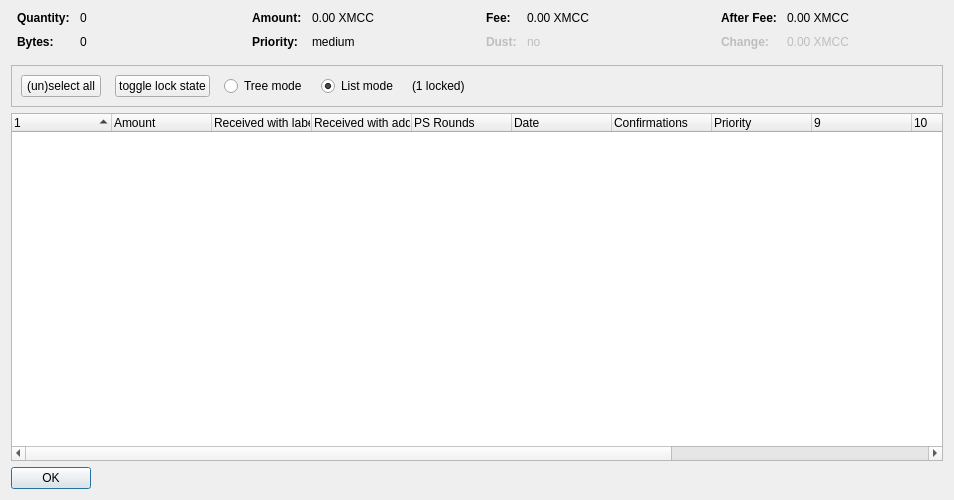
<?xml version="1.0" encoding="UTF-8"?>
<ui version="4.0">
 <class>CoinControlDialog</class>
 <widget class="QDialog" name="CoinControlDialog">
  <property name="geometry">
   <rect>
    <x>0</x>
    <y>0</y>
    <width>954</width>
    <height>500</height>
   </rect>
  </property>
  <property name="windowTitle">
   <string>Coin Selection</string>
  </property>
  <layout class="QVBoxLayout" name="verticalLayout">
   <item>
    <layout class="QHBoxLayout" name="horizontalLayoutTop" stretch="0,0,0,0">
     <property name="topMargin">
      <number>0</number>
     </property>
     <property name="bottomMargin">
      <number>10</number>
     </property>
     <item>
      <layout class="QFormLayout" name="formLayoutCoinControl1">
       <property name="horizontalSpacing">
        <number>10</number>
       </property>
       <property name="verticalSpacing">
        <number>10</number>
       </property>
       <property name="leftMargin">
        <number>6</number>
       </property>
       <property name="rightMargin">
        <number>6</number>
       </property>
       <item row="0" column="0">
        <widget class="QLabel" name="labelCoinControlQuantityText">
         <property name="font">
          <font>
           <weight>75</weight>
           <bold>true</bold>
          </font>
         </property>
         <property name="text">
          <string>Quantity:</string>
         </property>
        </widget>
       </item>
       <item row="0" column="1">
        <widget class="QLabel" name="labelCoinControlQuantity">
         <property name="cursor">
          <cursorShape>IBeamCursor</cursorShape>
         </property>
         <property name="contextMenuPolicy">
          <enum>Qt::ActionsContextMenu</enum>
         </property>
         <property name="text">
          <string notr="true">0</string>
         </property>
         <property name="textInteractionFlags">
          <set>Qt::LinksAccessibleByMouse|Qt::TextSelectableByKeyboard|Qt::TextSelectableByMouse</set>
         </property>
        </widget>
       </item>
       <item row="1" column="0">
        <widget class="QLabel" name="labelCoinControlBytesText">
         <property name="font">
          <font>
           <weight>75</weight>
           <bold>true</bold>
          </font>
         </property>
         <property name="text">
          <string>Bytes:</string>
         </property>
        </widget>
       </item>
       <item row="1" column="1">
        <widget class="QLabel" name="labelCoinControlBytes">
         <property name="cursor">
          <cursorShape>IBeamCursor</cursorShape>
         </property>
         <property name="contextMenuPolicy">
          <enum>Qt::ActionsContextMenu</enum>
         </property>
         <property name="text">
          <string notr="true">0</string>
         </property>
         <property name="textInteractionFlags">
          <set>Qt::LinksAccessibleByMouse|Qt::TextSelectableByKeyboard|Qt::TextSelectableByMouse</set>
         </property>
        </widget>
       </item>
      </layout>
     </item>
     <item>
      <layout class="QFormLayout" name="formLayoutCoinControl2">
       <property name="horizontalSpacing">
        <number>10</number>
       </property>
       <property name="verticalSpacing">
        <number>10</number>
       </property>
       <property name="leftMargin">
        <number>6</number>
       </property>
       <property name="rightMargin">
        <number>6</number>
       </property>
       <item row="0" column="0">
        <widget class="QLabel" name="labelCoinControlAmountText">
         <property name="font">
          <font>
           <weight>75</weight>
           <bold>true</bold>
          </font>
         </property>
         <property name="text">
          <string>Amount:</string>
         </property>
        </widget>
       </item>
       <item row="0" column="1">
        <widget class="QLabel" name="labelCoinControlAmount">
         <property name="cursor">
          <cursorShape>IBeamCursor</cursorShape>
         </property>
         <property name="contextMenuPolicy">
          <enum>Qt::ActionsContextMenu</enum>
         </property>
         <property name="text">
          <string notr="true">0.00 XMCC</string>
         </property>
         <property name="textInteractionFlags">
          <set>Qt::LinksAccessibleByMouse|Qt::TextSelectableByKeyboard|Qt::TextSelectableByMouse</set>
         </property>
        </widget>
       </item>
       <item row="1" column="0">
        <widget class="QLabel" name="labelCoinControlPriorityText">
         <property name="font">
          <font>
           <weight>75</weight>
           <bold>true</bold>
          </font>
         </property>
         <property name="text">
          <string>Priority:</string>
         </property>
        </widget>
       </item>
       <item row="1" column="1">
        <widget class="QLabel" name="labelCoinControlPriority">
         <property name="cursor">
          <cursorShape>IBeamCursor</cursorShape>
         </property>
         <property name="contextMenuPolicy">
          <enum>Qt::ActionsContextMenu</enum>
         </property>
         <property name="text">
          <string>medium</string>
         </property>
         <property name="textInteractionFlags">
          <set>Qt::LinksAccessibleByMouse|Qt::TextSelectableByKeyboard|Qt::TextSelectableByMouse</set>
         </property>
        </widget>
       </item>
      </layout>
     </item>
     <item>
      <layout class="QFormLayout" name="formLayoutCoinControl3">
       <property name="horizontalSpacing">
        <number>10</number>
       </property>
       <property name="verticalSpacing">
        <number>10</number>
       </property>
       <property name="leftMargin">
        <number>6</number>
       </property>
       <property name="rightMargin">
        <number>6</number>
       </property>
       <item row="0" column="0">
        <widget class="QLabel" name="labelCoinControlFeeText">
         <property name="font">
          <font>
           <weight>75</weight>
           <bold>true</bold>
          </font>
         </property>
         <property name="text">
          <string>Fee:</string>
         </property>
        </widget>
       </item>
       <item row="0" column="1">
        <widget class="QLabel" name="labelCoinControlFee">
         <property name="cursor">
          <cursorShape>IBeamCursor</cursorShape>
         </property>
         <property name="contextMenuPolicy">
          <enum>Qt::ActionsContextMenu</enum>
         </property>
         <property name="text">
          <string notr="true">0.00 XMCC</string>
         </property>
         <property name="textInteractionFlags">
          <set>Qt::LinksAccessibleByMouse|Qt::TextSelectableByKeyboard|Qt::TextSelectableByMouse</set>
         </property>
        </widget>
       </item>
       <item row="1" column="0">
        <widget class="QLabel" name="labelCoinControlLowOutputText">
         <property name="enabled">
          <bool>false</bool>
         </property>
         <property name="font">
          <font>
           <weight>75</weight>
           <bold>true</bold>
          </font>
         </property>
         <property name="text">
          <string>Dust:</string>
         </property>
        </widget>
       </item>
       <item row="1" column="1">
        <widget class="QLabel" name="labelCoinControlLowOutput">
         <property name="enabled">
          <bool>false</bool>
         </property>
         <property name="cursor">
          <cursorShape>IBeamCursor</cursorShape>
         </property>
         <property name="contextMenuPolicy">
          <enum>Qt::ActionsContextMenu</enum>
         </property>
         <property name="text">
          <string>no</string>
         </property>
         <property name="textInteractionFlags">
          <set>Qt::LinksAccessibleByMouse|Qt::TextSelectableByKeyboard|Qt::TextSelectableByMouse</set>
         </property>
        </widget>
       </item>
      </layout>
     </item>
     <item>
      <layout class="QFormLayout" name="formLayoutCoinControl4">
       <property name="horizontalSpacing">
        <number>10</number>
       </property>
       <property name="verticalSpacing">
        <number>10</number>
       </property>
       <property name="leftMargin">
        <number>6</number>
       </property>
       <property name="rightMargin">
        <number>6</number>
       </property>
       <item row="0" column="0">
        <widget class="QLabel" name="labelCoinControlAfterFeeText">
         <property name="font">
          <font>
           <weight>75</weight>
           <bold>true</bold>
          </font>
         </property>
         <property name="text">
          <string>After Fee:</string>
         </property>
        </widget>
       </item>
       <item row="0" column="1">
        <widget class="QLabel" name="labelCoinControlAfterFee">
         <property name="cursor">
          <cursorShape>IBeamCursor</cursorShape>
         </property>
         <property name="contextMenuPolicy">
          <enum>Qt::ActionsContextMenu</enum>
         </property>
         <property name="text">
          <string notr="true">0.00 XMCC</string>
         </property>
         <property name="textInteractionFlags">
          <set>Qt::LinksAccessibleByMouse|Qt::TextSelectableByKeyboard|Qt::TextSelectableByMouse</set>
         </property>
        </widget>
       </item>
       <item row="1" column="0">
        <widget class="QLabel" name="labelCoinControlChangeText">
         <property name="enabled">
          <bool>false</bool>
         </property>
         <property name="font">
          <font>
           <weight>75</weight>
           <bold>true</bold>
          </font>
         </property>
         <property name="text">
          <string>Change:</string>
         </property>
        </widget>
       </item>
       <item row="1" column="1">
        <widget class="QLabel" name="labelCoinControlChange">
         <property name="enabled">
          <bool>false</bool>
         </property>
         <property name="cursor">
          <cursorShape>IBeamCursor</cursorShape>
         </property>
         <property name="contextMenuPolicy">
          <enum>Qt::ActionsContextMenu</enum>
         </property>
         <property name="text">
          <string notr="true">0.00 XMCC</string>
         </property>
         <property name="textInteractionFlags">
          <set>Qt::LinksAccessibleByMouse|Qt::TextSelectableByKeyboard|Qt::TextSelectableByMouse</set>
         </property>
        </widget>
       </item>
      </layout>
     </item>
    </layout>
   </item>
   <item>
    <widget class="QFrame" name="frame">
     <property name="minimumSize">
      <size>
       <width>0</width>
       <height>40</height>
      </size>
     </property>
     <property name="frameShape">
      <enum>QFrame::StyledPanel</enum>
     </property>
     <property name="frameShadow">
      <enum>QFrame::Sunken</enum>
     </property>
     <layout class="QHBoxLayout" name="horizontalLayout">
      <item>
       <layout class="QHBoxLayout" name="horizontalLayoutPanel" stretch="0,0,0,0,0,0">
        <property name="spacing">
         <number>14</number>
        </property>
        <item>
         <widget class="QPushButton" name="pushButtonSelectAll">
          <property name="sizePolicy">
           <sizepolicy hsizetype="Maximum" vsizetype="Fixed">
            <horstretch>0</horstretch>
            <verstretch>0</verstretch>
           </sizepolicy>
          </property>
          <property name="text">
           <string>(un)select all</string>
          </property>
          <property name="autoDefault">
           <bool>false</bool>
          </property>
         </widget>
        </item>
        <item>
         <widget class="QPushButton" name="pushButtonToggleLock">
          <property name="sizePolicy">
           <sizepolicy hsizetype="Maximum" vsizetype="Fixed">
            <horstretch>0</horstretch>
            <verstretch>0</verstretch>
           </sizepolicy>
          </property>
          <property name="text">
           <string>toggle lock state</string>
          </property>
          <property name="autoDefault">
           <bool>false</bool>
          </property>
         </widget>
        </item>
        <item>
         <widget class="QRadioButton" name="radioTreeMode">
          <property name="sizePolicy">
           <sizepolicy hsizetype="Maximum" vsizetype="Fixed">
            <horstretch>0</horstretch>
            <verstretch>0</verstretch>
           </sizepolicy>
          </property>
          <property name="text">
           <string>Tree mode</string>
          </property>
         </widget>
        </item>
        <item>
         <widget class="QRadioButton" name="radioListMode">
          <property name="sizePolicy">
           <sizepolicy hsizetype="Maximum" vsizetype="Fixed">
            <horstretch>0</horstretch>
            <verstretch>0</verstretch>
           </sizepolicy>
          </property>
          <property name="text">
           <string>List mode</string>
          </property>
          <property name="checked">
           <bool>true</bool>
          </property>
         </widget>
        </item>
        <item>
         <widget class="QLabel" name="labelLocked">
          <property name="text">
           <string>(1 locked)</string>
          </property>
         </widget>
        </item>
        <item>
         <spacer name="horizontalSpacer">
          <property name="orientation">
           <enum>Qt::Horizontal</enum>
          </property>
          <property name="sizeHint" stdset="0">
           <size>
            <width>40</width>
            <height>20</height>
           </size>
          </property>
         </spacer>
        </item>
       </layout>
      </item>
     </layout>
    </widget>
   </item>
   <item>
    <widget class="CoinControlTreeWidget" name="treeWidget">
     <property name="contextMenuPolicy">
      <enum>Qt::CustomContextMenu</enum>
     </property>
     <property name="sortingEnabled">
      <bool>false</bool>
     </property>
     <property name="columnCount">
      <number>13</number>
     </property>
     <attribute name="headerShowSortIndicator" stdset="0">
      <bool>true</bool>
     </attribute>
     <attribute name="headerStretchLastSection">
      <bool>false</bool>
     </attribute>
     <column>
      <property name="text">
       <string/>
      </property>
     </column>
     <column>
      <property name="text">
       <string>Amount</string>
      </property>
     </column>
     <column>
      <property name="text">
       <string>Received with label</string>
      </property>
     </column>
     <column>
      <property name="text">
       <string>Received with address</string>
      </property>
     </column>
     <column>
      <property name="text">
       <string>PS Rounds</string>
      </property>
     </column>
     <column>
      <property name="text">
       <string>Date</string>
      </property>
     </column>
     <column>
      <property name="text">
       <string>Confirmations</string>
      </property>
      <property name="toolTip">
       <string>Confirmed</string>
      </property>
     </column>
     <column>
      <property name="text">
       <string>Priority</string>
      </property>
     </column>
     <column>
      <property name="text">
       <string/>
      </property>
     </column>
     <column>
      <property name="text">
       <string/>
      </property>
     </column>
     <column>
      <property name="text">
       <string/>
      </property>
     </column>
     <column>
      <property name="text">
       <string/>
      </property>
     </column>
     <column>
      <property name="text">
       <string/>
      </property>
     </column>
    </widget>
   </item>
   <item>
    <widget class="QDialogButtonBox" name="buttonBox">
     <property name="sizePolicy">
      <sizepolicy hsizetype="Maximum" vsizetype="Fixed">
       <horstretch>0</horstretch>
       <verstretch>0</verstretch>
      </sizepolicy>
     </property>
     <property name="orientation">
      <enum>Qt::Horizontal</enum>
     </property>
     <property name="standardButtons">
      <set>QDialogButtonBox::Ok</set>
     </property>
    </widget>
   </item>
  </layout>
 </widget>
 <customwidgets>
  <customwidget>
   <class>CoinControlTreeWidget</class>
   <extends>QTreeWidget</extends>
   <header>coincontroltreewidget.h</header>
  </customwidget>
 </customwidgets>
 <resources/>
 <connections/>
</ui>
